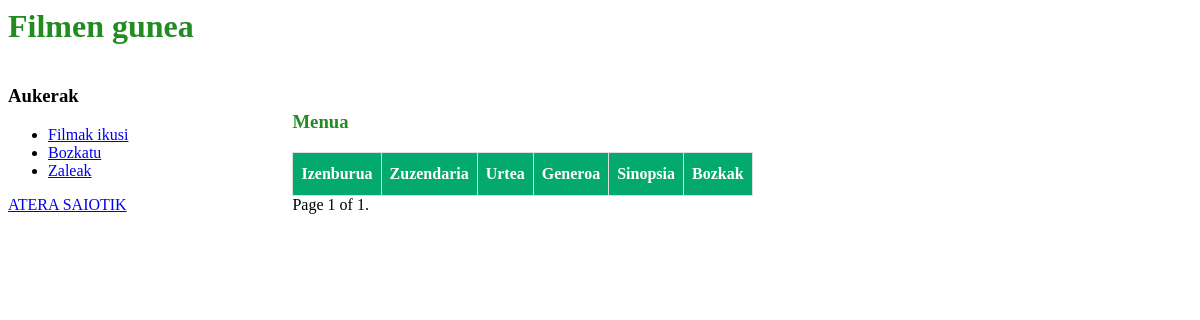
The page /filmak/ (signed in) on the database as committed earlier.
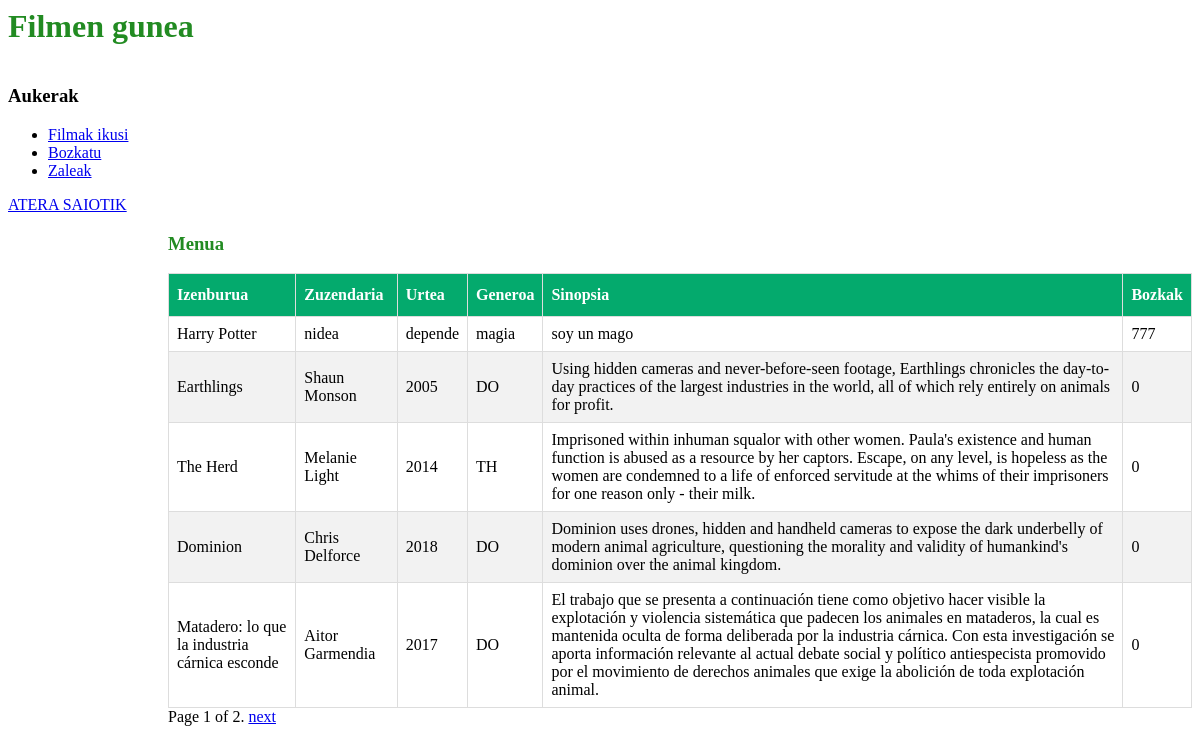
The same page on the database as committed later.
### FilmenGunea/models.py (models this page shows, shortened)
class Filma(models.Model):
	izenburua = models.CharField(max_length=100)
	zuzendaria = models.CharField(max_length=60)
	urtea = models.IntegerField()
	generoa = models.CharField(max_length=2)
	sinopsia = models.CharField(max_length=700)
	bozkak = models.IntegerField()

### FilmenGunea/views.py (the view)
# urls.py: path('filmak/', views.filmak, name='filmak'),
@login_required(login_url='../')
def filmak(request):
    film_list = Filma.objects.all()
    paginator = Paginator(film_list, 5) # Show 5 contacts per page
    page = request.GET.get('page')
    try:
        filmak = paginator.page(page)
    except PageNotAnInteger:
        filmak = paginator.page(1)
    except EmptyPage:
        filmak = paginator.page(paginator.num_pages)
    return render(request, 'FilmenGunea/filmak.html', {"filmak": filmak})

### FilmenGunea/templates/FilmenGunea/filmak.html (shortened to what this page needs)
<head>
</head>
{% extends 'FilmenGunea/menua.html' %}
{% block content %}
    <h3>Menua</h3>
    <table id="film_taula">
        <thead>
            <tr>
                <th>Izenburua</th>
                <th>Zuzendaria</th>
                <th>Urtea</th>
                <th>Generoa</th>
                <th>Sinopsia</th>
                <th>Bozkak</th>
            </tr>
        </thead>
    <tbody>
        {% for film in filmak %}
        <tr>
            <td>{{ film.izenburua }}</td>
            <td>{{ film.zuzendaria }}</td>
            <td>{{ film.urtea }}</td>
            <td>{{ film.generoa }}</td>
            <td>{{ film.sinopsia }}</td>
            <td>{{ film.bozkak }}</td>
        </tr>
        {% endfor %}
    </tbody>
    </table>
    <div class="pagination">
        <span class="step-links">
            <span class="current">
                Page {{ filmak.number }} of {{ filmak.paginator.num_pages }}.
            </span>
            {% if filmak.has_next %}
            <a href="?page={{ filmak.next_page_number }}">next</a>
            {% endif %}
        </span>
    </div>
{% endblock %}

### FilmenGunea/templates/FilmenGunea/menua.html (shortened to what this page needs)
<!DOCTYPE html>
<html lang="en">
<head>
</head>
<body>
    <h1 id="title" class="title">Filmen gunea</h1>
    <div id="sidebar">
        <h3>Aukerak</h3>
            {% block estekak %}
            <ul>
                <li><a href="../filmak/">Filmak ikusi</a></li>
                <li><a href="../bozkatu/">Bozkatu</a></li>
                <li><a href="../zaleak/">Zaleak</a></li>
            </ul>
            <a href="../logout/">ATERA SAIOTIK</a>
            {% endblock %}
    </div>
    <div id="edukia">
        {% block content %}
        {% endblock %}
    </div>
</body>
</html>

### FilmenGunea/templates/FilmenGunea/filmak.html (style rules this page uses)
#film_taula { border-collapse: collapse; }
#film_taula td, #film_taula th { border: 1px solid #ddd; padding: 8px; }
#film_taula tr:nth-child(even) { background-color: #f2f2f2; }
#film_taula th { padding-top: 12px; padding-bottom: 12px; text-align: left; background-color: #04AA6D; color: white; }

### FilmenGunea/templates/FilmenGunea/menua.html (style rules this page uses)
.title { color: forestgreen; }
#sidebar, #edukia { display: inline-block; }
#edukia { margin-left: 10em; }
#edukia h3 { color: forestgreen; }

Rows that differ between the two databases and show on the page:
added Filma: izenburua "Harry Potter", zuzendaria "nidea", urtea "depende", generoa "magia", sinopsia "soy un mago", bozkak "777"
added Filma: izenburua "Earthlings", zuzendaria "Shaun Monson", urtea "2005", generoa "DO", sinopsia "Using hidden cameras and never-before-seen footage, Earthlings chronicles the day-to-day practices of the largest industries in the world, all of which rely entirely on animals for profit.", bozkak "0"
added Filma: izenburua "The Herd", zuzendaria "Melanie Light", urtea "2014", generoa "TH", sinopsia "Imprisoned within inhuman squalor with other women. Paula's existence and human function is abused as a resource by her captors. Escape, on any level, is hopeless as the women are condemned to a life of enforced servitude at the whims of their imprisoners for one reason only - their milk.", bozkak "0"
added Filma: izenburua "Dominion", zuzendaria "Chris Delforce", urtea "2018", generoa "DO", sinopsia "Dominion uses drones, hidden and handheld cameras to expose the dark underbelly of modern animal agriculture, questioning the morality and validity of humankind's dominion over the animal kingdom.", bozkak "0"
added Filma: izenburua "Matadero: lo que la industria cárnica esconde", zuzendaria "Aitor Garmendia", urtea "2017", generoa "DO", sinopsia "El trabajo que se presenta a continuación tiene como objetivo hacer visible la explotación y violencia sistemática que padecen los animales en mataderos, la cual es mantenida oculta de forma deliberada por la industria cárnica. Con esta investigación se aporta información relevante al actual debate social y político antiespecista promovido por el movimiento de derechos animales que exige la abolición de toda explotación animal.", bozkak "0"
Other text that changed with them:
{{ filmak.paginator.num_pages }}: "1" → "2"
text now shown: "next"
